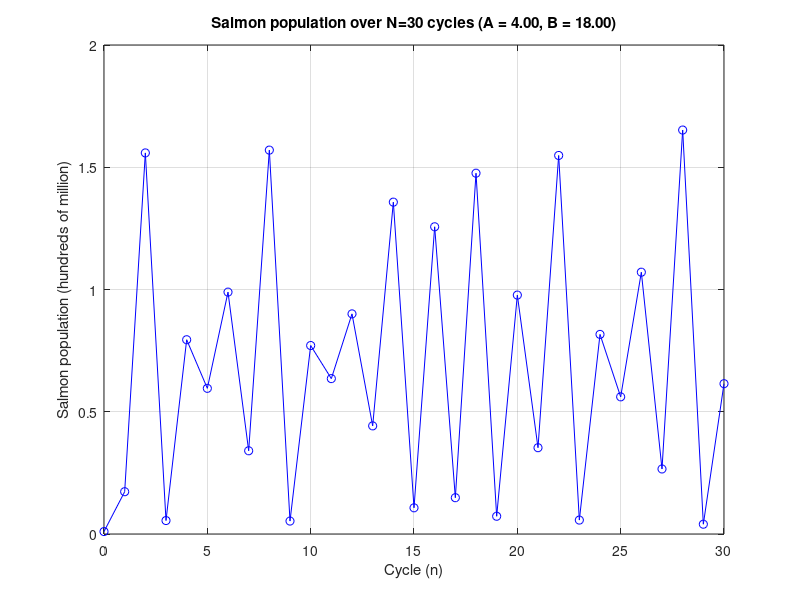
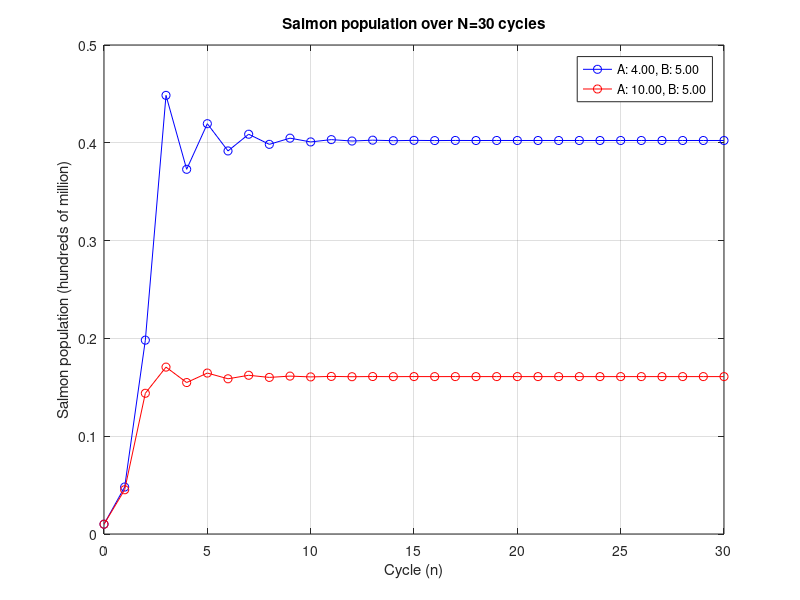
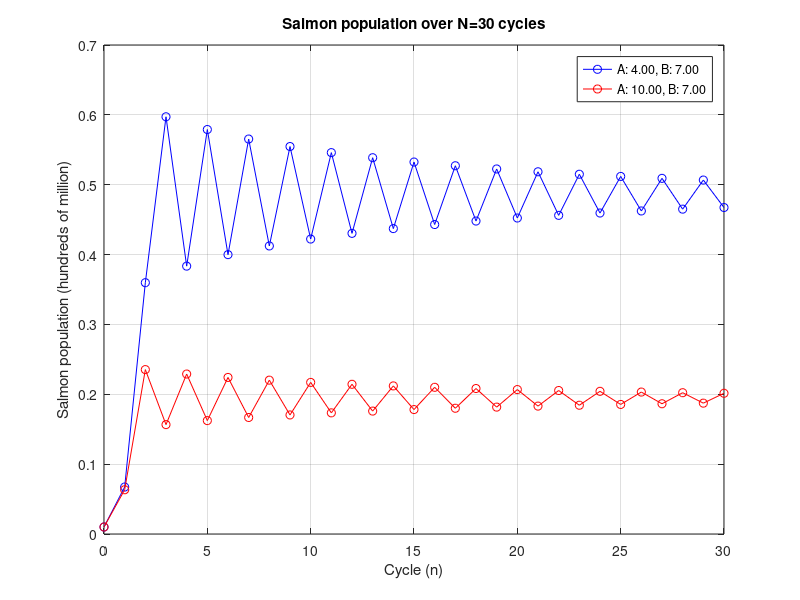

MATLAB code to generate these figures, in order:
clear; clc; close all;


% 1 < alpha * (t_e - t_0) < 10

% Proportionality constant
% - larvae decay due to cannabilism
% alpha = 1.5;
A = 4;
A_low = 4;
A_high = 10;
t_0 = 0.0;
t_e = 1.0;


% 3 < beta * gamma < 20

% Proportionality constant for y(n)
% - reproduction rate
B = 18;
B_low = 5;
B_high = 7;

% Fixed point calculation
function fixed_point_sol = fixed_point(Astar, Bstar)
    model = @(n) Bstar * n * exp(n * -Astar);
    fixed_point_equation = @(n) n - model(n);
    fixed_point_sol = fzero(fixed_point_equation, log(Bstar)/Astar);
end

x_fixed = fixed_point(A, B);
x_fixed1 = fixed_point(B_low, A_low);   % [0, ln(B_low)/A_low]
x_fixed2 = fixed_point(B_low, A_high);
x_fixed3 = fixed_point(B_high, A_low);
x_fixed4 = fixed_point(B_high, A_high);

disp(['Fixed points for B, A: ', num2str(x_fixed)]);
disp(['Fixed points for B_low, A_low: ', num2str(x_fixed1)]);
disp(['Fixed points for B_low, A_high: ', num2str(x_fixed2)]);
disp(['Fixed points for B_high, A_low: ', num2str(x_fixed3)]);
disp(['Fixed points for B_high, A_high: ', num2str(x_fixed4)]);


% Simulation over N cycles

% Initial salmon population of 1 hundred million
x_0 = 0.01;


% N - number of cycles
N = 30;

% Result array - initially all 0
% Set result of cycle n at x(n)
x = zeros(N, 1);

x_A_low_B_low = zeros(N, 1);

% Results with higher beta (beta = 18)
x_A_high_B_high = zeros(N, 1);

% Results with higher alpha (alpha = 10, beta = 2)
x_A_high_B_low = zeros(N, 1);
% Results with lower alpha (alpha = 2, beta = 10)
x_A_low_B_high = zeros(N, 1);

% Init initial result for 1st cycle
x(1) = x_0;
x_A_high_B_high(1) = x_0;
x_A_high_B_low(1) = x_0;
x_A_low_B_high(1) = x_0;
x_A_low_B_low(1) = x_0;

for n=1: N
    x(n+1) = B * x(n) * exp(x(n) * -A);
    x_A_low_B_low(n+1) = B_low * x_A_low_B_low(n) * exp(x_A_low_B_low(n) * -A_low);
    x_A_high_B_low(n+1) = B_low * x_A_high_B_low(n) * exp(x_A_high_B_low(n) * -A_high);
    x_A_low_B_high(n+1) = B_high * x_A_low_B_high(n) * exp(x_A_low_B_high(n) * -A_low);
    x_A_high_B_high(n+1) = B_high * x_A_high_B_high(n) * exp(x_A_high_B_high(n) * -A_high);
end


% Plot all x_n for range 1:N
figure;
plot(0: N, x, 'bo-');
xlabel("Cycle (n)");
ylabel("Salmon population (hundreds of million)");
grid("on");
title(sprintf("Salmon population over N=%d cycles (A = %.2f, B = %.2f)", N, A, B));

figure;
plot(0: N, x_A_low_B_low, 'bo-');
hold on
plot(0: N, x_A_high_B_low, 'ro-');
xlabel("Cycle (n)");
ylabel("Salmon population (hundreds of million)");
grid("on");
title(sprintf("Salmon population over N=%d cycles", N));
legend(sprintf("A: %.2f, B: %.2f", A_low, B_low), sprintf("A: %.2f, B: %.2f", A_high, B_low));

figure;
plot(0: N, x_A_low_B_high, 'bo-');
hold on
plot(0: N, x_A_high_B_high, 'ro-');
xlabel("Cycle (n)");
ylabel("Salmon population (hundreds of million)");
grid("on");
title(sprintf("Salmon population over N=%d cycles", N));
legend(sprintf("A: %.2f, B: %.2f", A_low, B_high), sprintf("A: %.2f, B: %.2f", A_high, B_high));





% figure;
% plot(0: N, x_A_low_B_high, 'bo-');
% xlabel("Cycle (n)");
% ylabel("Salmon population (hundreds of million)");
% grid("on");
% title(sprintf("Salmon population over N=%d cycles (A = %.2f, B = %.2f)", N, A_low, B_high));

% figure;
% plot(0: N, x_A_low_B_low, 'bo-');
% xlabel("Cycle (n)");
% ylabel("Salmon population (hundreds of million)");
% grid("on");
% title(sprintf("Salmon population over N=%d cycles (A = %.2f, B = %.2f)", N, A_low, B_low));


% % Plot all x_n for range 1:N
% figure;
% plot(0: N, x_g1, 'bo-');
% hold on

% % Plot all x_n for range 1:N
% plot(0: N, x_A_low_B_low, 'ro-');
% xlabel("Cycle (n)");
% ylabel("Salmon population (hundreds of million)");
% title(sprintf("Salmon population over N=%d cycles", N))
% hold off

% legend(sprintf("A: %.2f, B: %.2f", A_high, B_high), sprintf("A: %.2f, B: %.2f", ));

% Plot all x_n for range 1:N
% figure;
% plot(0: N, x_A_low_B_high, 'bo-');
% hold on

% plot(0: N, x_A_high_B_low, 'ro-');

% plot(0: N, x_A_high_B_high, 'go-');

% xlabel("Cycle (n)");
% ylabel("Salmon population (hundreds of million)");
% title(sprintf("Salmon population over N=%d cycles (gamma = %.2f)", N, gamma))
% hold off

% legend(sprintf("alpha: %.2f, beta: %.2f", alphA_low, betA_high), sprintf("alpha: %.2f, beta: %.2f", alphA_high, betA_low), sprintf("alpha: %.2f, beta: %.2f", alphA_low, betA_low));


